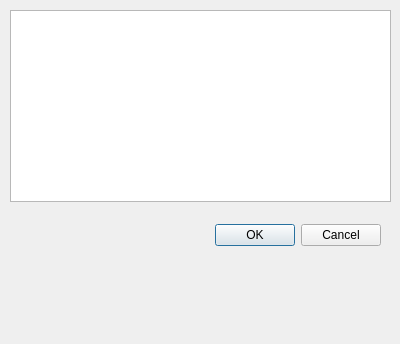
<?xml version="1.0" encoding="UTF-8"?>
<ui version="4.0">
 <class>Dialog</class>
 <widget class="QDialog" name="Dialog">
  <property name="geometry">
   <rect>
    <x>0</x>
    <y>0</y>
    <width>400</width>
    <height>344</height>
   </rect>
  </property>
  <property name="windowTitle">
   <string>Dialog</string>
  </property>
  <widget class="QDialogButtonBox" name="buttonBox">
   <property name="geometry">
    <rect>
     <x>40</x>
     <y>180</y>
     <width>341</width>
     <height>111</height>
    </rect>
   </property>
   <property name="orientation">
    <enum>Qt::Horizontal</enum>
   </property>
   <property name="standardButtons">
    <set>QDialogButtonBox::Cancel|QDialogButtonBox::Ok</set>
   </property>
  </widget>
  <widget class="QGraphicsView" name="graphicsView">
   <property name="geometry">
    <rect>
     <x>10</x>
     <y>10</y>
     <width>381</width>
     <height>192</height>
    </rect>
   </property>
   <property name="styleSheet">
    <string notr="true">image: url(:/test.jpg)</string>
   </property>
   <property name="interactive">
    <bool>false</bool>
   </property>
  </widget>
 </widget>
 <resources>
  <include location="test.qrc"/>
 </resources>
 <connections>
  <connection>
   <sender>buttonBox</sender>
   <signal>accepted()</signal>
   <receiver>Dialog</receiver>
   <slot>accept()</slot>
   <hints>
    <hint type="sourcelabel">
     <x>248</x>
     <y>254</y>
    </hint>
    <hint type="destinationlabel">
     <x>157</x>
     <y>274</y>
    </hint>
   </hints>
  </connection>
  <connection>
   <sender>buttonBox</sender>
   <signal>rejected()</signal>
   <receiver>Dialog</receiver>
   <slot>reject()</slot>
   <hints>
    <hint type="sourcelabel">
     <x>316</x>
     <y>260</y>
    </hint>
    <hint type="destinationlabel">
     <x>286</x>
     <y>274</y>
    </hint>
   </hints>
  </connection>
 </connections>
</ui>
